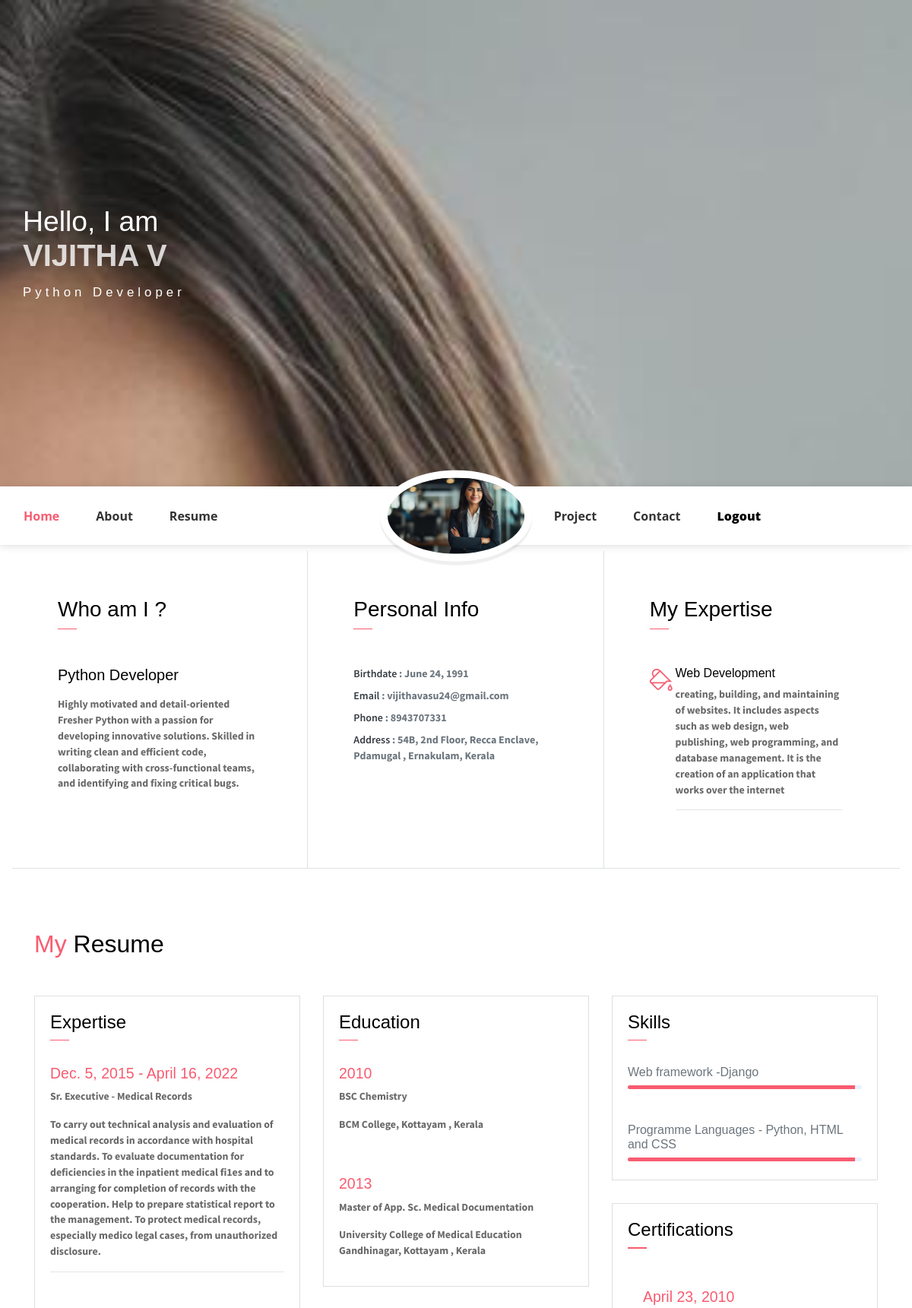
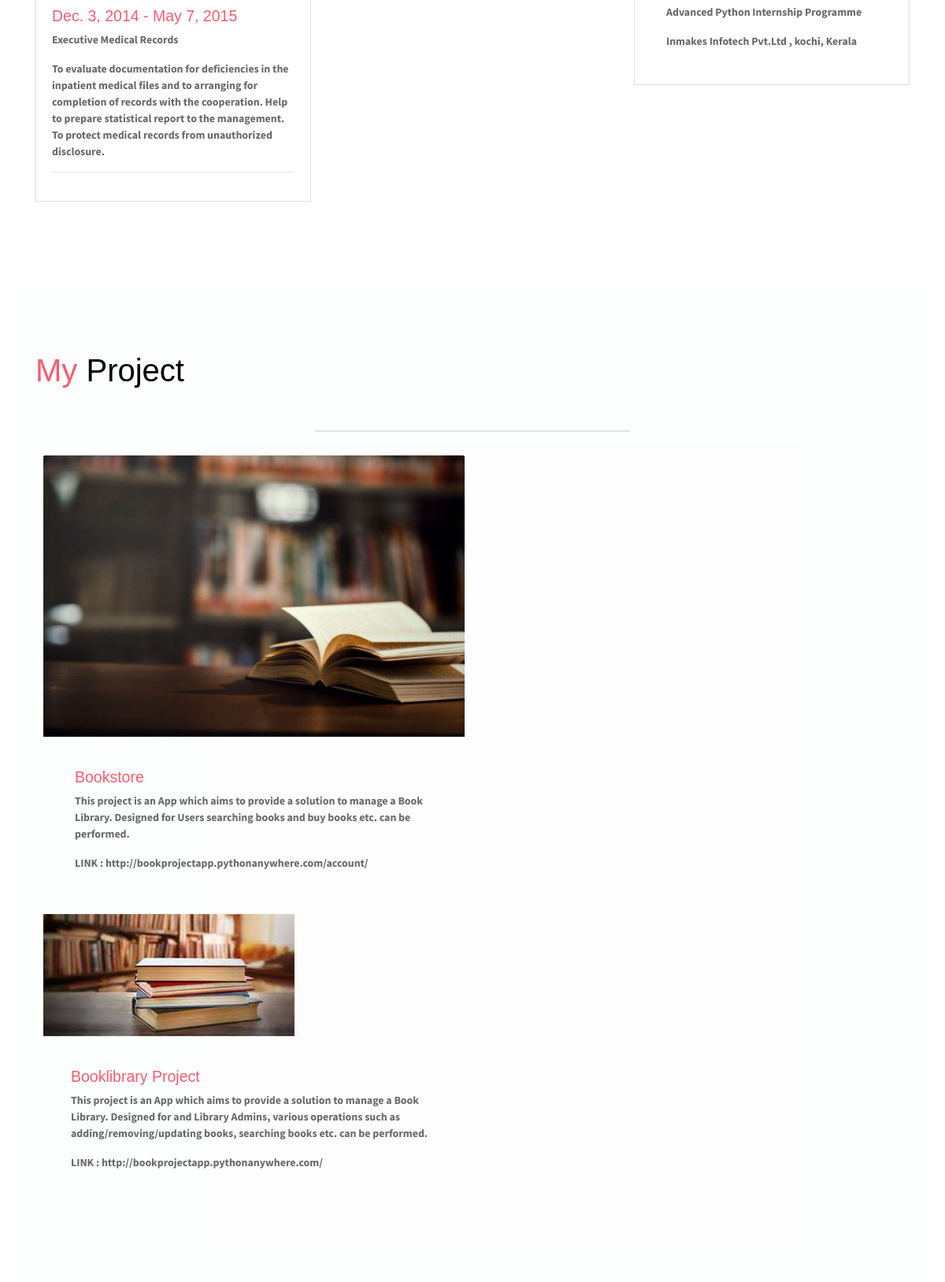
The page /portfolio/ (upper part) on the database its author committed (2 pictures, top to bottom).
### portfolioapp/models.py (models this page shows, shortened)
class Portfolio(models.Model):
    name= models.CharField(max_length=20)
    birthdate = models.DateField()
    contact_number = models.CharField(max_length=15)
    email = models.EmailField()
    address = models.TextField()
    image = models.ImageField(upload_to='profile_media')

class About(models.Model):
    title = models.CharField(max_length=200)
    description = models.TextField()
    image = models.ImageField(upload_to='profile_media')

class WorkExperience(models.Model):
    job_title = models.CharField(max_length=255)
    company = models.CharField(max_length=255)
    start_date = models.DateField()
    end_date = models.DateField()
    description = models.TextField()

class Education(models.Model):
    institution = models.CharField(max_length=255)
    degree = models.CharField(max_length=255)
    graduation_year = models.IntegerField()

class Skill(models.Model):
    skill =  models.CharField(max_length=200)

class Certification(models.Model):
    title = models.CharField(max_length=255)
    issuing_organization = models.CharField(max_length=255)
    date_issued = models.DateField()

class Project(models.Model):
    title = models.CharField(max_length=255)
    description = models.TextField()
    url = models.URLField(blank=True)
    image = models.ImageField(upload_to='profile_media')

### portfolioapp/views.py (the view)
# urls.py: path('', views.index, name='index'),
def index(request):
    project = Project.objects.all()
    about = About.objects.all()
    portfolio = Portfolio.objects.all()
    education = Education.objects.all()
    experience = WorkExperience.objects.all()
    certificate = Certification.objects.all()
    skill = Skill.objects.all()
    return render(request,"index.html",{
        'portfolios': portfolio,
        'projects' : project,
        'abouts'    : about,
        'educations' : education,
        'experiences' : experience,
        'certificates' :certificate,
        'skills'      :skill
    })

### template/index.html (shortened to what this page needs)
<!DOCTYPE html>
{% load static %}
<html lang="en">
<head>
    <link rel="stylesheet" href="{% static 'assets/vendors/themify-icons/css/themify-icons.css' %}">
	<link rel="stylesheet" href=" {% static 'assets/css/johndoe.css' %}">
</head>
<body data-spy="scroll" data-target=".navbar" data-offset="40" id="home" >
    <header class="header">
        <div class="container">
            {% for obj in portfolios %}
            <div class="header-content">
                <h4 class="header-subtitle" > Hello, I am </h4>
                <h1 class="header-title" style=" font-size: 40px"> {{ obj.name }} </h1>
                {% for obj in abouts %}
                <h6 class="header-mono" >{{ obj.title }}</h6>
                {% endfor %}
            </div>
             {% endfor %}
        </div>
    </header>
    <nav class="navbar sticky-top navbar-expand-lg navbar-light bg-white" data-spy="affix" data-offset-top="510">
        <div class="container">
            <div class="collapse mt-sm-20 navbar-collapse" id="navbarSupportedContent">
                <ul class="navbar-nav mr-auto">
                    <li class="nav-item">
                        <a href="#home" class="nav-link">Home</a>
                    </li>
                    <li class="nav-item">
                        <a href="#about" class="nav-link">About</a>
                    </li>
                    <li class="nav-item">
                        <a href="#resume" class="nav-link">Resume</a>
                    </li>
                </ul>
                <ul class="navbar-nav brand">
                     {% for obj in abouts %}
                    <img  style="width:200px;"    src="{{obj.image.url}}" alt="" class="brand-img">
                    {% endfor %}
                </ul>
                <ul class="navbar-nav ml-auto">
                    <li class="nav-item">
                        <a href="#portfolio" class="nav-link">Project</a>
                    </li>
                    <li class="nav-item last-item">
                        <a href="#contact" class="nav-link">Contact</a>
                    </li>
                    <li class="nav-item last-item">
                         <a class="nav-link" href="{% url 'logout'  %}" style="color:black;"><b>Logout
                    </li>
                </ul>
            </div>
        </div>
    </nav>
    <div class="container-fluid">
        <div id="about" class="row about-section">
            {% for obj in abouts %}
            <div class="col-lg-4 about-card">
                <h3 class="font-weight-light">Who am I ?</h3>
                <span class="line mb-5"></span>
                <h5 class="mb-3">{{ obj.title }}</h5>
                <p class="mt-20">{{ obj.description }}</p>
            </div>
            {% endfor  %}
            <div class="col-lg-4 about-card">
                <h3 class="font-weight-light">Personal Info</h3>
                <span class="line mb-5"></span>
                {% for obj in portfolios %}
                <ul class="mt40 info list-unstyled">
                    <li><span>Birthdate</span> : {{ obj.birthdate }}</li>
                    <li><span>Email</span> : {{ obj.email }} </li>
                    <li><span>Phone</span> : {{ obj.contact_number }} </li>
                    <li><span>Address</span> :  {{ obj.address}} </li>
                </ul>
                {% endfor %}
            </div>
            <div class="col-lg-4 about-card">
                <h3 class="font-weight-light">My Expertise</h3>
                <span class="line mb-5"></span>
                <div class="row">
                    <div class="col-1 text-danger pt-1"><i class="ti-paint-bucket icon-lg"></i></div>
                    <div class="col-10 ml-auto mr-3">
                        <h6>Web Development</h6>
                        <p class="subtitle"> creating, building, and maintaining of websites. It includes aspects such as web design, web publishing, web programming, and database management. It is the creation of an application that works over the internet </p>
                        <hr>
                    </div>
                </div>
            </div>
        </div>
    </div>
    <section class="section" id="resume">
        <div class="container">
            <h2 class="mb-5"><span class="text-danger">My</span> Resume</h2>
            <div class="row">
                <div class="col-md-6 col-lg-4">
                    <div class="card">
                       <div class="card-header">
                            <div class="mt-2">
                                <h4>Expertise</h4>
                                <span class="line"></span>
                            </div>
                        </div>
                        {% for obj in experiences %}
                        <div class="card-body">
                            <h6 class="title text-danger"> {{ obj.start_date }} - {{ obj.end_date }} </h6>
                            <P> {{obj.job_title}} </P>
                            <P class="subtitle"> {{obj.description }} </P>
                            <hr>
                        </div>
                         {% endfor %}
                    </div>
                </div>
                <div class="col-md-6 col-lg-4">
                    <div class="card">
                       <div class="card-header">
                            <div class="mt-2">
                                <h4>Education</h4>
                                <span class="line"></span>
                            </div>
                        </div>
                        {% for obj in educations %}
                        <div class="card-body">
                            <h6 class="title text-danger"> {{ obj.graduation_year }} </h6>
                            <P>{{ obj.degree }}</P>
                            <P class="subtitle"> {{ obj.institution }} </P>
                        </div>
                        {% endfor %}
                    </div>
                </div>
                <div class="col-lg-4">
                    <div class="card">
                       <div class="card-header">
                            <div class="pull-left">
                                <h4 class="mt-2">Skills</h4>
                                <span class="line"></span>
                            </div>
                        </div>
                        {% for obj in skills %}
                        <div class="card-body pb-2">
                           <h6> {{ obj.skill }} </h6>
                            <div class="progress mb-3">
                                <div class="progress-bar bg-danger" role="progressbar" style="width: 97%" aria-valuenow="25" aria-valuemin="0" aria-valuemax="100"></div>
                            </div>
                        </div>
                        {% endfor  %}
                    </div>
                    <div class="card">
                       <div class="card-header">
                            <div class="pull-left">
                                <h4 class="mt-2"> Certifications </h4>
                                <span class="line"></span>
                            </div>
                        </div>
                        {% for obj in certificates %}
                        <div class="card-body pb-2">
                           <div class="card-body">
                            <h6 class="title text-danger"> {{ obj.date_issued }} </h6>
                            <P>{{ obj.title }}</P>
                            <P class="subtitle"> {{ obj.issuing_organization }} </P>
                        </div>
                        </div>
                        {% endfor %}
                    </div>
                </div>
            </div>
        </div>
    </section>
    <section class="section bg-custom-gray" id="portfolio">
        <div class="container">
            <h1 class="mb-5"><span class="text-danger">My</span> Project</h1>
            <div class="portfolio">
                <div class="filters">
                </div>
                <div class="portfolio-container">
                    <div class="col-md-6 col-lg-6 web new">
                        {% for obj in projects %}
                        <div class="portfolio-item">
                            <img src=" {{obj.image.url}} " class="img-fluid" alt="Download free bootstrap 4 admin dashboard, free boootstrap 4 templates">
                            <div class="card-body pb-2">
                           <div class="card-body">
                            <h6 class="title text-danger"> {{ obj.title }} </h6>
                            <P>{{ obj.description }}</P>
                            <P class="subtitle"> LINK :  {{ obj.url }} </P>
                        </div>
                        </div>
                        {% endfor %}
                    </div>
                    </div>
                    </div>
                </div>
            </div>
        </div>
    </section>
</body>
</html>

### rows shown on the page
Portfolio: name "VIJITHA V", birthdate "June 24, 1991", email "vijithavasu24@gmail.com", contact_number "8943707331", address "54B, 2nd Floor, Recca Enclave, Pdamugal , Ernakulam, Kerala"
About: title "Python Developer", image (picture), description "Highly motivated and detail-oriented Fresher Python with a passion for developing innovative solutions. Skilled in writing clean and efficient code, collaborating with cross-functional teams, and identifying and fixing critical bugs."
WorkExperience: start_date "Dec. 5, 2015", end_date "April 16, 2022", job_title "Sr. Executive - Medical Records", description "To carry out technical analysis and evaluation of medical records in accordance with hospital standards. To evaluate documentation for deficiencies in the inpatient medical fi1es and to arranging for completion of records with the cooperation. Help to prepare statistical report to the management. To protect medical records, especially medico legal cases, from unauthorized disclosure."
WorkExperience: start_date "Dec. 3, 2014", end_date "May 7, 2015", job_title "Executive Medical Records", description "To evaluate documentation for deficiencies in the inpatient medical files and to arranging for completion of records with the cooperation. Help to prepare statistical report to the management. To protect medical records from unauthorized disclosure."
Education: graduation_year "2010", degree "BSC Chemistry", institution "BCM College, Kottayam , Kerala"
Education: graduation_year "2013", degree "Master of App. Sc. Medical Documentation", institution "University College of Medical Education Gandhinagar, Kottayam , Kerala"
Skill: skill "Web framework -Django"
Skill: skill "Programme Languages - Python, HTML and CSS"
Certification: date_issued "April 23, 2010", title "Advanced Python Internship Programme", issuing_organization "Inmakes Infotech Pvt.Ltd , kochi, Kerala"
Project: image (picture), title "Bookstore", description "This project is an App which aims to provide a solution to manage a Book Library. Designed for Users searching books and buy books etc. can be performed.", url "http://bookprojectapp.pythonanywhere.com/account/"
Project: image (picture), title "Booklibrary Project", description "This project is an App which aims to provide a solution to manage a Book Library. Designed for and Library Admins, various operations such as adding/removing/updating books, searching books etc. can be performed.", url "http://bookprojectapp.pythonanywhere.com/"
